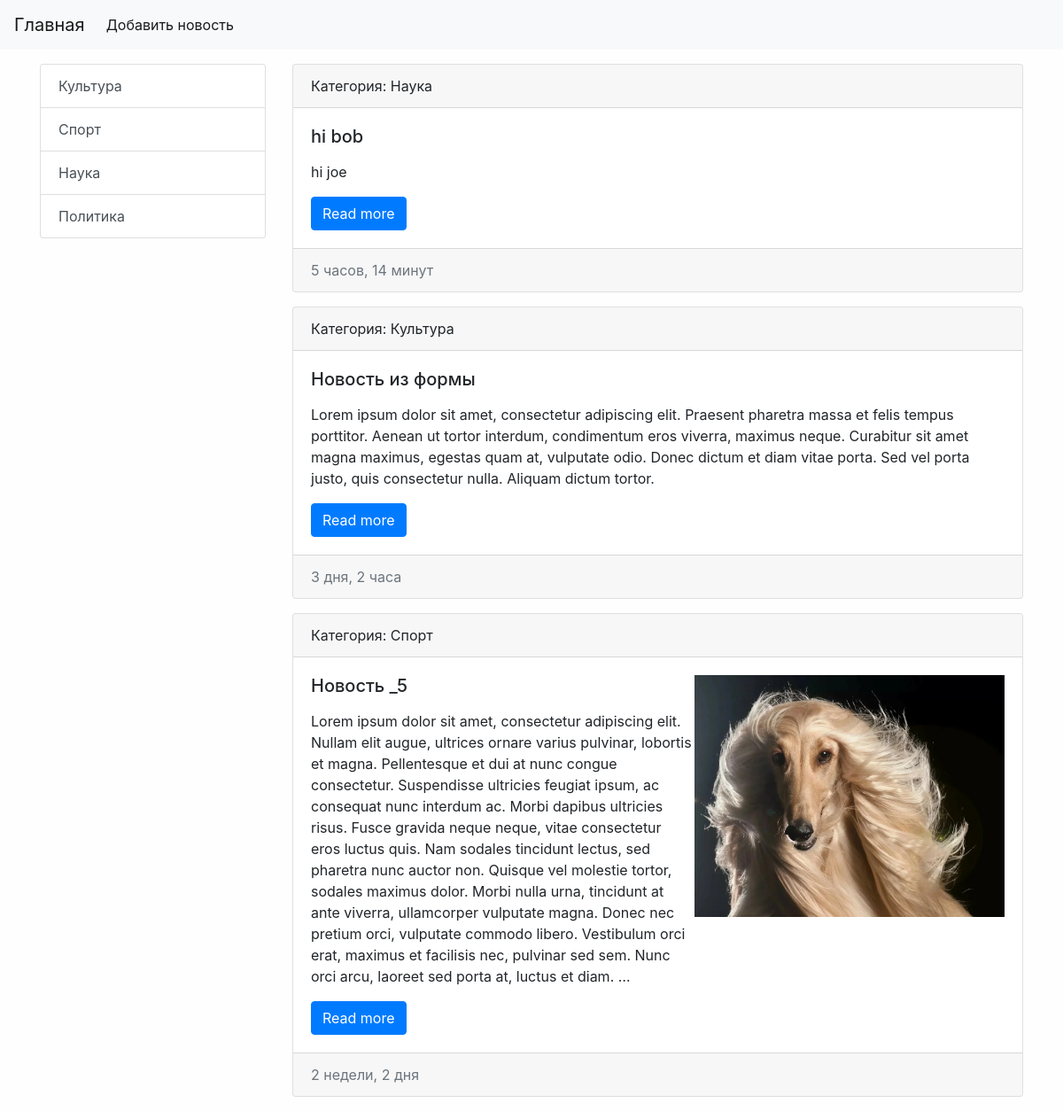
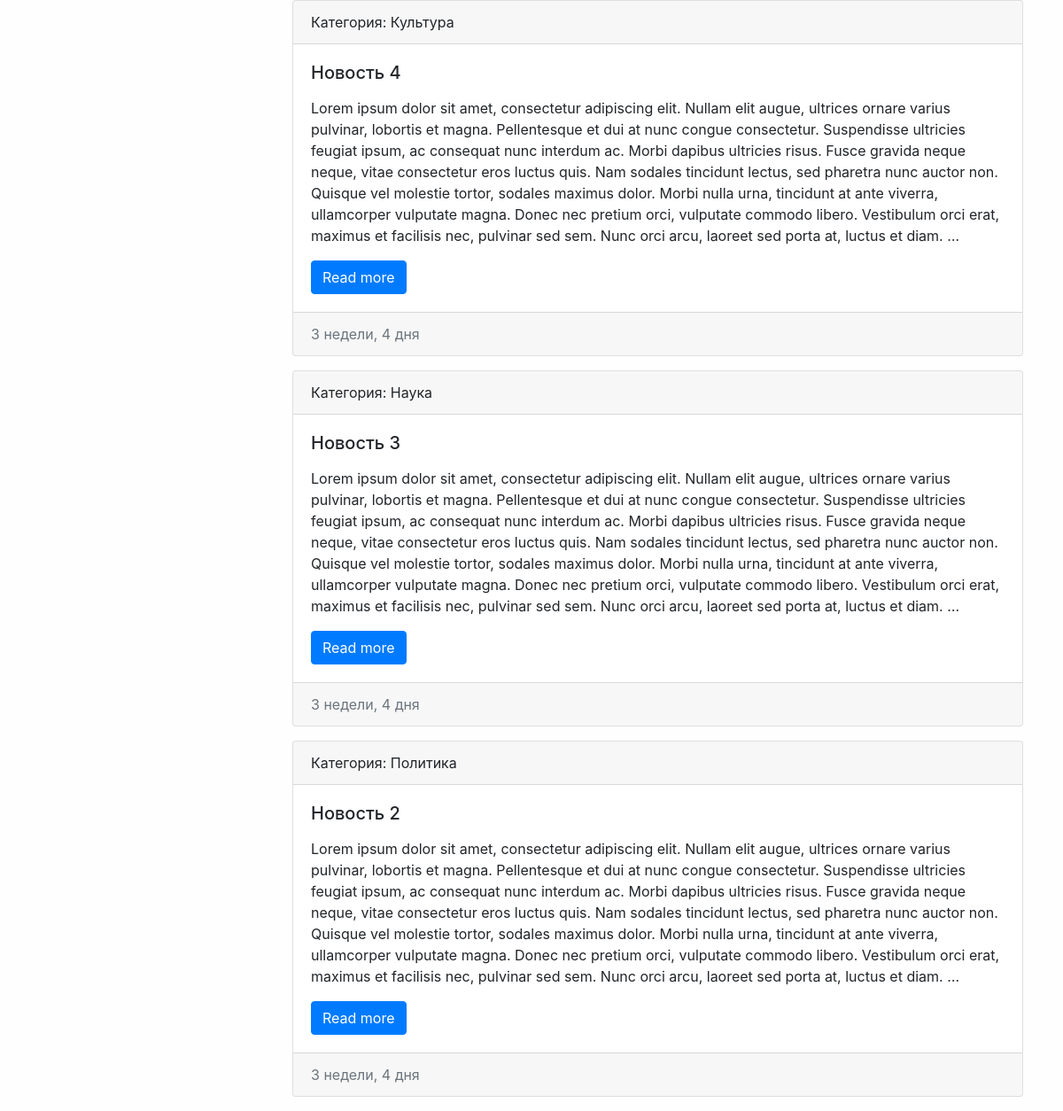
The page / on the database its author committed (2 pictures, top to bottom).
### appName/models.py (models this page shows, shortened)
class Category(models.Model):
    title = models.CharField(max_length=50, db_index=True)  #дб индекс - ускоряет поиск по этому полю хз
    def get_absolute_url(self): # конфенция приписывает называть так этот метод, а нужен он для ссылок красивых
        return reverse('category_page', kwargs={'category_id': self.pk})
    def __str__(self):
        return self.title   #   а называется эта хуета строковое представление объекта

class News(models.Model):
    title = models.CharField(max_length=100, verbose_name='Заголовок епта:')
    content = models.TextField(verbose_name='Текст новости:')
    created_at = models.DateTimeField(auto_now_add=True)
    updated_at = models.DateTimeField(auto_now=True)
    photo = models.ImageField(upload_to='photos/%Y/%m/', blank=True)
    is_published = models.BooleanField(default=True, verbose_name='Опубликовать?')
    news_category = models.ForeignKey('Category', on_delete=models.PROTECT, verbose_name='Категория:') #внешний ключ
    def get_absolute_url(self):
        return reverse('news_page', kwargs={'news_id': self.pk})
    class Meta:     #подкласс для того чтобы изменить написание в админке лоол
        verbose_name = 'Новость'
        verbose_name_plural = 'Новости'
        ordering = ['created_at', 'title']  #сортировка, работает везде, нетолько в админке

### appName/views.py (the view)
# urls.py: path('', index, name='home_page'),     #нейм - переменная для шаблонизатора, желательно указывать
def index(request):
    news = News.objects.order_by('-created_at')
    context = {'news': news, 'title': 'Новости'} #переменные в шаблон
    return render(request, 'appName/index.html', context=context)

### appName/templatetags/news_tags.py (called while the page is built)
@register.inclusion_tag('appName/list_categories.html') #шаблон для рендеринга
def show_categories(arg1='Hi'):
    categories = Category.objects.all()
    return {'categories': categories, 'arg1': arg1} #arg1 можно потом вывести

### appName/templates/appName/index.html (shortened to what this page needs)
{% extends 'base.html' %}
{% block content %}
{% for item in news %}
{% if item.is_published %}
<div class="card mb-3">
    <div class="card-header">
        Категория: {{ item.news_category }}
    </div>
    <div class="card-body">
        <div class="media">
            <div class="media-body">
                <h5 class="card-title">{{ item.title }}</h5>
                <p class="card-text">{{ item.content|linebreaks|truncatewords:'100'}}</p>
                <a href="{{ item.get_absolute_url }}" class="btn btn-primary">Read more</a>
            </div>
            {% if item.photo%}
            <img src="{{ item.photo.url }}" alt="" width="350" class="mr-0">
            {% endif %}
        </div>
    </div>
    <div class="card-footer text-muted">
        {{ item.created_at|timesince}}
    </div>
</div>
{% endif %}
{% endfor %}
{% endblock %}

### appName/templates/appName/list_categories.html
<div class="list-group">
    {% for item in categories %}
    <a href="{{ item.get_absolute_url }}" class="list-group-item list-group-item-action">{{ item.title }}</a>
    {% endfor %}
</div>

### randomBro/static/css/style.css (style rules this page uses)
body { background-color: #fefefe; }

### rows shown on the page
Category: title "Культура"
Category: title "Спорт"
Category: title "Наука"
Category: title "Политика"
News: news_category "Наука", title "hi bob", content "hi joe", created_at "5 часов, 14 минут"
News: news_category "Культура", title "Новость из формы", content "Lorem ipsum dolor sit amet, consectetur adipiscing elit. Praesent pharetra massa et felis tempus porttitor. Aenean ut tortor interdum, condimentum eros viverra, maximus neque. Curabitur sit amet magna maximus, egestas quam at, vulputate odio. Donec dictum et diam vitae porta. Sed vel porta justo, quis consectetur nulla. Aliquam dictum tortor.", created_at "3 дня, 2 часа"
News: news_category "Спорт", title "Новость _5", content "Lorem ipsum dolor sit amet, consectetur adipiscing elit. Nullam elit augue, ultrices ornare varius pulvinar, lobortis et magna. Pellentesque et dui at nunc congue consectetur. Suspendisse ultricies feugiat ipsum, ac consequat nunc interdum ac. Morbi dapibus ultricies risus. Fusce gravida neque neque, vitae consectetur eros luctus quis. Nam sodales tincidunt lectus, sed pharetra nunc auctor non. Quisque vel molestie tortor, sodales maximus dolor. Morbi nulla urna, tincidunt at ante viverra, ullamcorper vulputate magna. Donec nec pretium orci, vulputate commodo libero. Vestibulum orci erat, maximus et facilisis nec, pulvinar sed sem. Nunc orci arcu, laoreet sed porta at, luctus et diam. …", photo (picture), created_at "2 недели, 2 дня"
News: news_category "Культура", title "Новость 4", content "Lorem ipsum dolor sit amet, consectetur adipiscing elit. Nullam elit augue, ultrices ornare varius pulvinar, lobortis et magna. Pellentesque et dui at nunc congue consectetur. Suspendisse ultricies feugiat ipsum, ac consequat nunc interdum ac. Morbi dapibus ultricies risus. Fusce gravida neque neque, vitae consectetur eros luctus quis. Nam sodales tincidunt lectus, sed pharetra nunc auctor non. Quisque vel molestie tortor, sodales maximus dolor. Morbi nulla urna, tincidunt at ante viverra, ullamcorper vulputate magna. Donec nec pretium orci, vulputate commodo libero. Vestibulum orci erat, maximus et facilisis nec, pulvinar sed sem. Nunc orci arcu, laoreet sed porta at, luctus et diam. …", created_at "3 недели, 4 дня"
News: news_category "Наука", title "Новость 3", content "Lorem ipsum dolor sit amet, consectetur adipiscing elit. Nullam elit augue, ultrices ornare varius pulvinar, lobortis et magna. Pellentesque et dui at nunc congue consectetur. Suspendisse ultricies feugiat ipsum, ac consequat nunc interdum ac. Morbi dapibus ultricies risus. Fusce gravida neque neque, vitae consectetur eros luctus quis. Nam sodales tincidunt lectus, sed pharetra nunc auctor non. Quisque vel molestie tortor, sodales maximus dolor. Morbi nulla urna, tincidunt at ante viverra, ullamcorper vulputate magna. Donec nec pretium orci, vulputate commodo libero. Vestibulum orci erat, maximus et facilisis nec, pulvinar sed sem. Nunc orci arcu, laoreet sed porta at, luctus et diam. …", created_at "3 недели, 4 дня"
News: news_category "Политика", title "Новость 2", content "Lorem ipsum dolor sit amet, consectetur adipiscing elit. Nullam elit augue, ultrices ornare varius pulvinar, lobortis et magna. Pellentesque et dui at nunc congue consectetur. Suspendisse ultricies feugiat ipsum, ac consequat nunc interdum ac. Morbi dapibus ultricies risus. Fusce gravida neque neque, vitae consectetur eros luctus quis. Nam sodales tincidunt lectus, sed pharetra nunc auctor non. Quisque vel molestie tortor, sodales maximus dolor. Morbi nulla urna, tincidunt at ante viverra, ullamcorper vulputate magna. Donec nec pretium orci, vulputate commodo libero. Vestibulum orci erat, maximus et facilisis nec, pulvinar sed sem. Nunc orci arcu, laoreet sed porta at, luctus et diam. …", created_at "3 недели, 4 дня"
